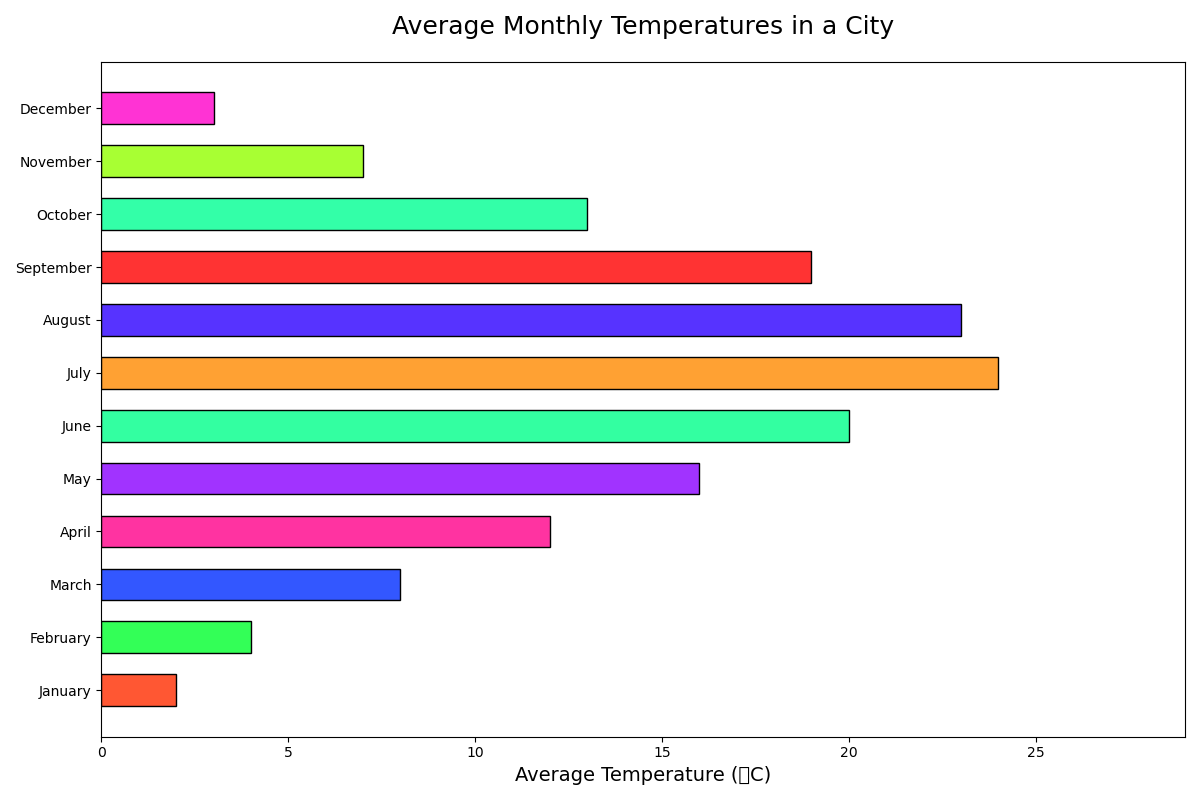

Write Python code to recreate this figure.

import matplotlib.pyplot as plt

# Data
months = ['January', 'February', 'March', 'April', 'May', 'June', 'July', 'August', 'September', 'October', 'November', 'December']
temperatures = [2, 4, 8, 12, 16, 20, 24, 23, 19, 13, 7, 3]

# Colors for each bar
colors = ['#FF5733', '#33FF57', '#3357FF', '#FF33A1', '#A133FF', '#33FFA1', '#FFA133', '#5733FF', '#FF3333', '#33FFA8', '#A8FF33', '#FF33D4']

# Plotting the bar chart horizontally
plt.figure(figsize=(12, 8))  # Change width and height of the chart
plt.barh(months, temperatures, color=colors, edgecolor='black', height=0.6)  # Change bar height and apply color scheme

# Chart title and labels
plt.title('Average Monthly Temperatures in a City', fontsize=18, pad=20)
plt.xlabel('Average Temperature (°C)', fontsize=14)

# Setting the xlim to provide better clarity for temperature values
plt.xlim(0, max(temperatures) + 5)

# Display the chart
plt.tight_layout()
plt.show()
